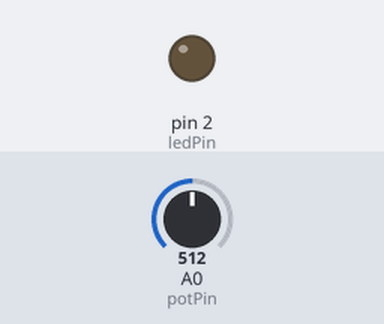
This sketch was run on a simulated Arduino Uno, built with avr-gcc and run on an emulated ATmega328P. Parts: output pins drawn as LEDs (lit = HIGH). The test bench sets the inputs (shaded band); at power-on: A0 (potPin) = 512.

Above: at 1.2 s.
1.3 s: A0 (potPin) set to 527
At 2.5 s:
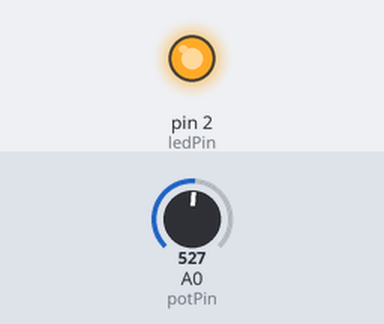
2.8 s: A0 (potPin) set to 511
At 3.6 s:
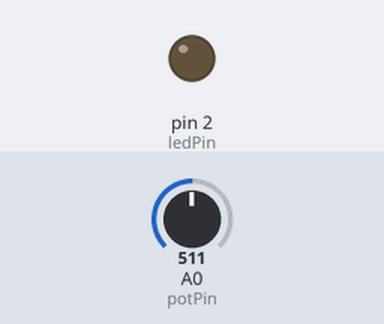
4.3 s: A0 (potPin) set to 716
At 4.7 s:
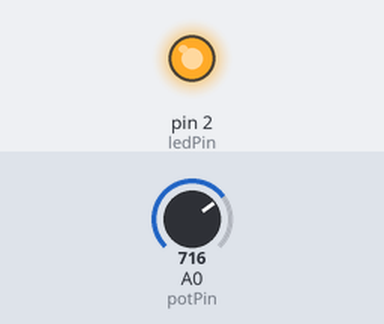
Timing chart, 0 to 7.3 s (numbered marks = the images above; inputs shaded):
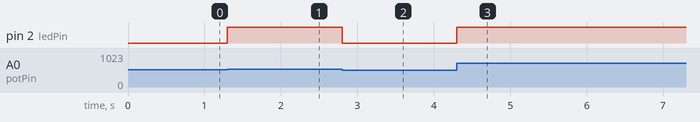

Measured:
- the behaviour switches between 513 and 514 on A0 (potPin) (found by bisection; images 0 and 1)
- after the input at 1.3 s, pin 2 (ledPin): LOW → HIGH at once
- after the input at 2.8 s, pin 2 (ledPin): HIGH → LOW at once
- after the input at 4.3 s, pin 2 (ledPin): LOW → HIGH at once

The sketch:

Tugas_4.3_Brightness_LED_.ino
```cpp
const int potPin = A0;  // Pin potensio
const int ledPin = 2;   // Pin LED

void setup() {
  pinMode(ledPin, OUTPUT);  // Atur pin LED sebagai output
}

void loop() {
  int potValue = analogRead(potPin);  // baca potensiometer nilai (0-1023)
  int brightness = map(potValue, 0, 1023, 0, 255);  //Petakan nilai pot ke nilai PWM (0-255)
  analogWrite(ledPin, brightness);  // Atur brightness

}
```
